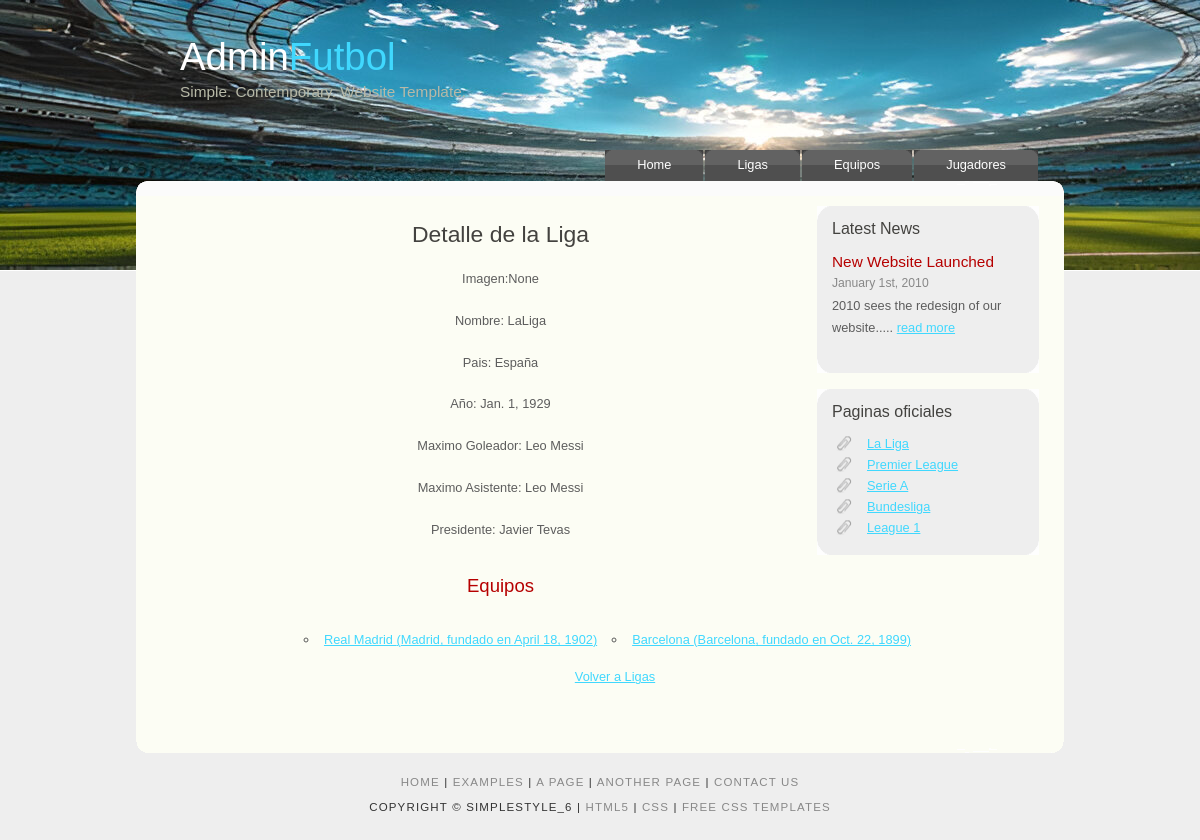
Page /ligaAPP/liga/1/ on the earlier database version.
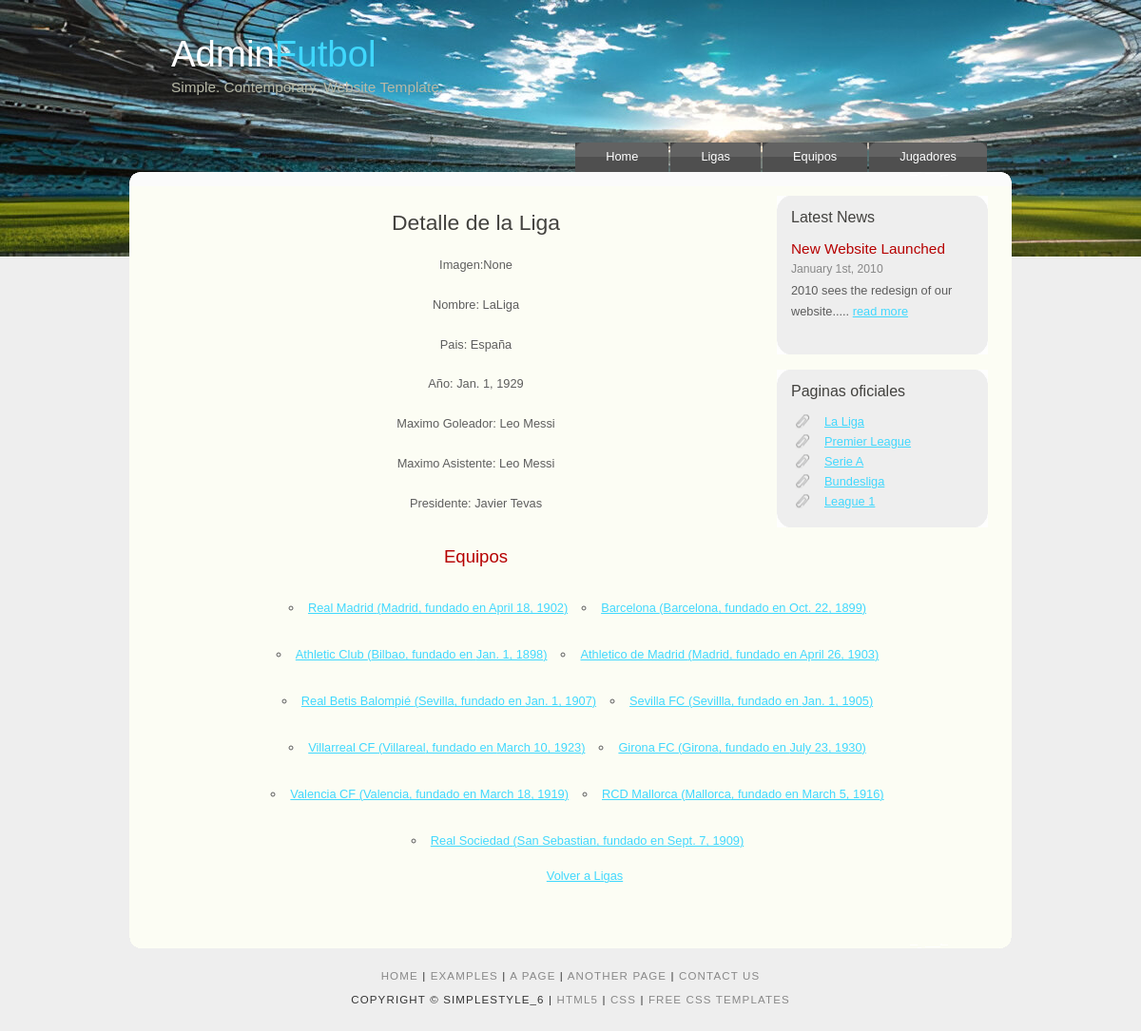
Same page on the later database version.
### ligaAPP/models.py (models this page shows, shortened)
class Liga(models.Model):
    nombre = models.CharField(max_length=50)
    pais = models.CharField(max_length=50)
    anio = models.DateField()
    maximoGoleadorLiga = models.CharField(max_length=25)
    maximoAsistenteLiga = models.CharField(max_length=50)
    presidenteLiga = models.CharField(max_length=50)
    imagenLiga = models.URLField(max_length=600, null= True, blank=True)

class Equipo(models.Model):
    nombre = models.CharField(max_length=50)
    ciudad = models.CharField(max_length=50)
    maximoGoleadorEquipo = models.CharField(max_length=50)
    maximoAsistenteEquipo = models.CharField(max_length=50)
    AnioCreacion = models.DateField()
    liga = models.ForeignKey(Liga, related_name = 'equipos', on_delete=models.CASCADE)
    imagenEquipo = models.URLField(max_length=600, null= True, blank=True)

### ligaAPP/views.py (the view)
# urls.py: path('liga/<int:pk>/', DetalleLigaView.as_view(), name='detalleLiga'),
class DetalleLigaView(DetailView):
    model = Liga
    template_name = 'detalleLiga.html'
    context_object_name = 'detalleLiga'
    def get_context_data(self, **kwargs):
        context = super().get_context_data(**kwargs)
        context['equipos'] = self.object.equipos.all()  # Acceso correcto
        return context

### ligaAPP/templates/detalleLiga.html (shortened to what this page needs)
{% load static %}
<!DOCTYPE HTML>
<html>
<head>
  <link rel="stylesheet" href="{% static 'style.css' %}"/>
</head>
<body>
  <div id="main">
    <div id="header">
      <div id="logo">
        <div id="logo_text">
          <h1><a href="{% url 'index' %}">Admin<span class="logo_colour">Futbol</span></a></h1>
          <h2>Simple. Contemporary. Website Template.</h2>
        </div>
      </div>
      <div id="menubar">
        <ul id="menu">
          <li><a href="{% url 'index' %}">Home</a></li>
          <li><a href="{% url 'listaLigas' %}">Ligas</a></li>
          <li><a href="{% url 'listaEquipos' %}">Equipos</a></li>
          <li><a href="{% url 'listaJugadores' %}">Jugadores</a></li>
        </ul>
      </div>
    </div>
    <div id="content_header"></div>
    <div id="site_content">
      <div id="sidebar_container">
        <div class="sidebar">
          <div class="sidebar_top"></div>
          <div class="sidebar_item">
            <h3>Latest News</h3>
            <h4>New Website Launched</h4>
            <h5>January 1st, 2010</h5>
            <p>2010 sees the redesign of our website.....&nbsp;<a href="#">read more</a></p>
          </div>
          <div class="sidebar_base"></div>
        </div>
        <div class="sidebar">
          <div class="sidebar_top"></div>
          <div class="sidebar_item">
            <h3>Paginas oficiales</h3>
            <ul>
              <li><a href="https://www.laliga.com/es-GB">La Liga</a></li>
              <li><a href="https://www.premierleague.com/">Premier League</a></li>
              <li><a href="https://www.legaseriea.it/en">Serie A</a></li>
              <li><a href="https://www.bundesliga.com/es/bundesliga">Bundesliga</a></li>
              <li><a href="https://ligue1.com/">League 1 </a></li>
            </ul>
          </div>
          <div class="sidebar_base"></div>
        </div>
      </div>
      <div id="content">
        <h1>Detalle de la Liga</h1>
        <p> Imagen:{{detalleLiga.imagenLiga}} </p>
        <p> Nombre: {{ detalleLiga.nombre }} </p>
        <p> Pais: {{detalleLiga.pais}} </p>
        <p> Año: {{detalleLiga.anio}} </p>
        <p> Maximo Goleador: {{detalleLiga.maximoGoleadorLiga}} </p>
        <p> Maximo Asistente: {{detalleLiga.maximoAsistenteLiga}} </p>
        <p> Presidente: {{detalleLiga.presidenteLiga}} </p>
        <h2>Equipos</h2>
        <ul>
            {% for equipo in equipos.all %}
                <li>
                    <a href="{% url 'detalleEquipo' equipo.pk %}">
                        {{ equipo.nombre }} ({{ equipo.ciudad }}, fundado en {{ equipo.AnioCreacion }})
                    </a>
                </li>
            {% empty %}
                <li>No hay equipos asociados a esta liga.</li>
            {% endfor %}
        </ul>
        <p><a href="{% url 'listaLigas' %}">Volver a Ligas</a></p>
      </div>
    </div>
    <div id="content_footer"></div>
    <div id="footer">
      <p><a href="index.html">Home</a> | <a href="examples.html">Examples</a> | <a href="page.html">A Page</a> | <a href="another_page.html">Another Page</a> | <a href="contact.html">Contact Us</a></p>
      <p>Copyright &copy; simplestyle_6 | <a href="http://validator.w3.org/check?uri=referer">HTML5</a> | <a href="http://jigsaw.w3.org/css-validator/check/referer">CSS</a> | <a href="http://www.html5webtemplates.co.uk">Free CSS Templates</a></p>
    </div>
    <p>&nbsp;</p>
  </div>
</body>
</html>

### ligaAPP/static/style.css (style rules this page uses)
html { height: 100%; }
* { margin: 0; padding: 0; }
body { font: normal .80em 'trebuchet ms', arial, sans-serif; background: #EEE; color: #5D5D5D; }
p { padding: 0 0 20px 0; line-height: 1.7em; }
h1, h2, h3, h4, h5, h6 { font: normal 179% 'century gothic', arial, sans-serif; color: #43423F; margin: 0 0 15px 0; padding: 15px 0 5px 0; }
h2 { font: normal 145% 'century gothic', arial, sans-serif; color: #B60000; }
h3 { font: normal 125% 'century gothic', arial, sans-serif; }
h4, h5, h6 { margin: 0; padding: 0 0 5px 0; font: normal 120% 'century gothic', arial, sans-serif; color: #B60000; }
h5, h6 { font: normal 95% arial, sans-serif; color: #888; }
a, a:hover { outline: none; text-decoration: underline; color: #40D8FE; }
ul { margin: 2px 0 22px 17px; }
ul li { list-style-type: circle; margin: 0 0 6px 0; padding: 0 0 4px 5px; }
#main, #logo, #menubar, #content_header, #site_content, #content_footer, #footer { margin-left: auto; margin-right: auto; }
#main { padding-bottom: 20px; }
#header { background: #6F655F url('campodefdef.jpeg') no-repeat; background-size: cover; height: 270px; border-bottom: 1px solid #FFF; }
#logo { width: 840px; position: relative; height: 147px; }
#logo #logo_text { position: absolute; top: 27px; left: 0; }
#logo h1, #logo h2 { font: normal 300% 'century gothic', arial, sans-serif; border-bottom: 0; text-transform: none; margin: 0; }
#logo_text h1, #logo_text h1 a, #logo_text h1 a:hover { padding: 8px 0 0 0; color: #FFF; text-decoration: none; }
#logo_text h1 a .logo_colour { color: #40D8FE; }
#logo_text h2 { font-size: 120%; padding: 4px 0 0 0; color: #B7B9A7; }
#menubar { height: 36px; width: 880px; }
ul#menu { float: right; margin: 0; padding: 0; }
ul#menu li { float: left; padding: 0 0 0 6px; list-style: none; margin: 3px 2px 0 0; background: #484848 url(tab.png) no-repeat 0 0; }
ul#menu li a { font: normal 100% 'trebuchet ms', arial, sans-serif; display: block; float: left; height: 20px; padding: 7px 32px 4px 26px; text-align: center; color: #FFF; text-decoration: none; background: #484848 url(tab.png) no-repeat 100% 0; }
#content_header, #content_footer { width: 928px; background: url(content_header.png) no-repeat; height: 15px; margin-top: -90px; }
#content_footer { background: url(content_footer.png) no-repeat; margin-top: 0; }
#site_content { width: 878px; overflow: hidden; margin: 0 auto 0 auto; padding: 0px 10px 20px 40px; background: #FCFDF4; }
#sidebar_container { float: right; width: 224px; padding: 10px 15px 20px 0; }
.sidebar_top, .sidebar_base { width: 222px; height: 14px; background: transparent url(side_top.png) no-repeat; }
.sidebar_base { background: url(side_base.png) no-repeat; }
.sidebar { float: right; width: 222px; padding: 0; margin: 0 0 16px 0; }
.sidebar_item { background: #EEE; padding: 0 15px; width: 192px; }
.sidebar_item h3 { padding: 0; }
.sidebar_item ul { width: 178px; padding: 0px 0 0 0; margin: 0px 0 0px 0; }
.sidebar_item li { list-style: none; padding: 0 0 6px 0;margin: 0; }
.sidebar_item li a, .sidebar_item li a:hover { padding: 0 0 0 35px; display: block; background: transparent url(link.png) no-repeat left center; }
#content { text-align: center; max-width: 1000px; margin: 0 auto; padding: 10px; }
#content ul { display: flex; flex-wrap: wrap; justify-content: center; padding: 0; list-style-type: none; margin: 0; }
#content ul li { margin: 15px; }
#footer { width: 916px; font: normal 90% 'trebuchet ms', arial, sans-serif; height: 28px; padding: 20px 0 5px 0; text-align: center; background: transparent; color: #333; text-transform: uppercase; letter-spacing: 0.1em; }
#footer p { padding: 0 0 5px 0; }
#footer a { color: #888; text-decoration: none; }

Differences in the rows shown:
added Equipo: nombre "Athletic Club", ciudad "Bilbao", AnioCreacion "Jan. 1, 1898"
added Equipo: nombre "Athletico de Madrid", ciudad "Madrid", AnioCreacion "April 26, 1903"
added Equipo: nombre "Real Betis Balompié", ciudad "Sevilla", AnioCreacion "Jan. 1, 1907"
added Equipo: nombre "Sevilla FC", ciudad "Sevillla", AnioCreacion "Jan. 1, 1905"
added Equipo: nombre "Villarreal CF", ciudad "Villareal", AnioCreacion "March 10, 1923"
added Equipo: nombre "Girona FC", ciudad "Girona", AnioCreacion "July 23, 1930"
added Equipo: nombre "Valencia CF", ciudad "Valencia", AnioCreacion "March 18, 1919"
added Equipo: nombre "RCD Mallorca", ciudad "Mallorca", AnioCreacion "March 5, 1916"
added Equipo: nombre "Real Sociedad", ciudad "San Sebastian", AnioCreacion "Sept. 7, 1909"
